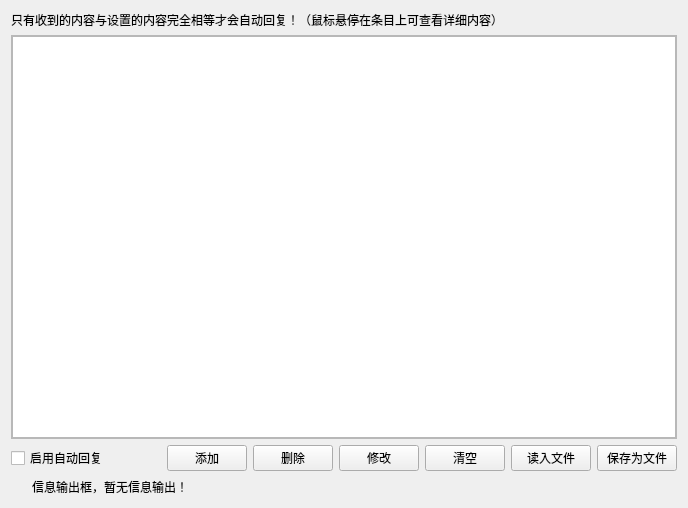
<?xml version="1.0" encoding="UTF-8"?>
<ui version="4.0">
 <class>AutoResponseSettingPanel</class>
 <widget class="QWidget" name="AutoResponseSettingPanel">
  <property name="geometry">
   <rect>
    <x>0</x>
    <y>0</y>
    <width>688</width>
    <height>508</height>
   </rect>
  </property>
  <property name="windowTitle">
   <string>添加自动回复设置</string>
  </property>
  <layout class="QGridLayout" name="gridLayout">
   <item row="0" column="0" colspan="8">
    <widget class="QLabel" name="label">
     <property name="text">
      <string>只有收到的内容与设置的内容完全相等才会自动回复！（鼠标悬停在条目上可查看详细内容）</string>
     </property>
    </widget>
   </item>
   <item row="3" column="7">
    <widget class="QPushButton" name="pushButtonSaveAsFile">
     <property name="text">
      <string>保存为文件</string>
     </property>
    </widget>
   </item>
   <item row="2" column="0" colspan="8">
    <widget class="QScrollArea" name="scrollArea">
     <property name="widgetResizable">
      <bool>true</bool>
     </property>
     <widget class="QWidget" name="scrollAreaWidgetContents">
      <property name="geometry">
       <rect>
        <x>0</x>
        <y>0</y>
        <width>668</width>
        <height>415</height>
       </rect>
      </property>
      <layout class="QVBoxLayout" name="verticalLayout">
       <property name="spacing">
        <number>0</number>
       </property>
       <property name="leftMargin">
        <number>0</number>
       </property>
       <property name="topMargin">
        <number>0</number>
       </property>
       <property name="rightMargin">
        <number>0</number>
       </property>
       <property name="bottomMargin">
        <number>0</number>
       </property>
       <item>
        <widget class="QListWidget" name="listWidgetAutoResponse"/>
       </item>
      </layout>
     </widget>
    </widget>
   </item>
   <item row="3" column="2">
    <widget class="QPushButton" name="pushButtonAdd">
     <property name="text">
      <string>添加</string>
     </property>
    </widget>
   </item>
   <item row="3" column="1">
    <spacer name="horizontalSpacer">
     <property name="orientation">
      <enum>Qt::Horizontal</enum>
     </property>
     <property name="sizeHint" stdset="0">
      <size>
       <width>40</width>
       <height>20</height>
      </size>
     </property>
    </spacer>
   </item>
   <item row="3" column="6">
    <widget class="QPushButton" name="pushButtonReadInFile">
     <property name="text">
      <string>读入文件</string>
     </property>
    </widget>
   </item>
   <item row="3" column="0">
    <widget class="QCheckBox" name="checkBoxAutoResponse">
     <property name="text">
      <string>启用自动回复</string>
     </property>
    </widget>
   </item>
   <item row="3" column="3">
    <widget class="QPushButton" name="pushButtonDelete">
     <property name="text">
      <string>删除</string>
     </property>
    </widget>
   </item>
   <item row="3" column="4">
    <widget class="QPushButton" name="pushButtonModify">
     <property name="text">
      <string>修改</string>
     </property>
    </widget>
   </item>
   <item row="4" column="0" colspan="8">
    <widget class="QFrame" name="frame">
     <property name="minimumSize">
      <size>
       <width>0</width>
       <height>20</height>
      </size>
     </property>
     <property name="maximumSize">
      <size>
       <width>16777215</width>
       <height>20</height>
      </size>
     </property>
     <property name="styleSheet">
      <string notr="true">QFrame{
	border:none
}</string>
     </property>
     <property name="frameShape">
      <enum>QFrame::StyledPanel</enum>
     </property>
     <property name="frameShadow">
      <enum>QFrame::Raised</enum>
     </property>
     <layout class="QHBoxLayout" name="horizontalLayout">
      <property name="leftMargin">
       <number>0</number>
      </property>
      <property name="topMargin">
       <number>0</number>
      </property>
      <property name="rightMargin">
       <number>0</number>
      </property>
      <property name="bottomMargin">
       <number>0</number>
      </property>
      <item>
       <widget class="QPushButton" name="pushButtonInfoIcon">
        <property name="minimumSize">
         <size>
          <width>15</width>
          <height>15</height>
         </size>
        </property>
        <property name="maximumSize">
         <size>
          <width>15</width>
          <height>15</height>
         </size>
        </property>
        <property name="styleSheet">
         <string notr="true">QPushButton{
	background-color: #00FFFFFF;
	border:none
}</string>
        </property>
        <property name="text">
         <string/>
        </property>
       </widget>
      </item>
      <item>
       <widget class="QLabel" name="labelInfo">
        <property name="text">
         <string>信息输出框，暂无信息输出！</string>
        </property>
       </widget>
      </item>
     </layout>
    </widget>
   </item>
   <item row="3" column="5">
    <widget class="QPushButton" name="pushButtonClear">
     <property name="text">
      <string>清空</string>
     </property>
    </widget>
   </item>
  </layout>
 </widget>
 <resources/>
 <connections/>
</ui>
